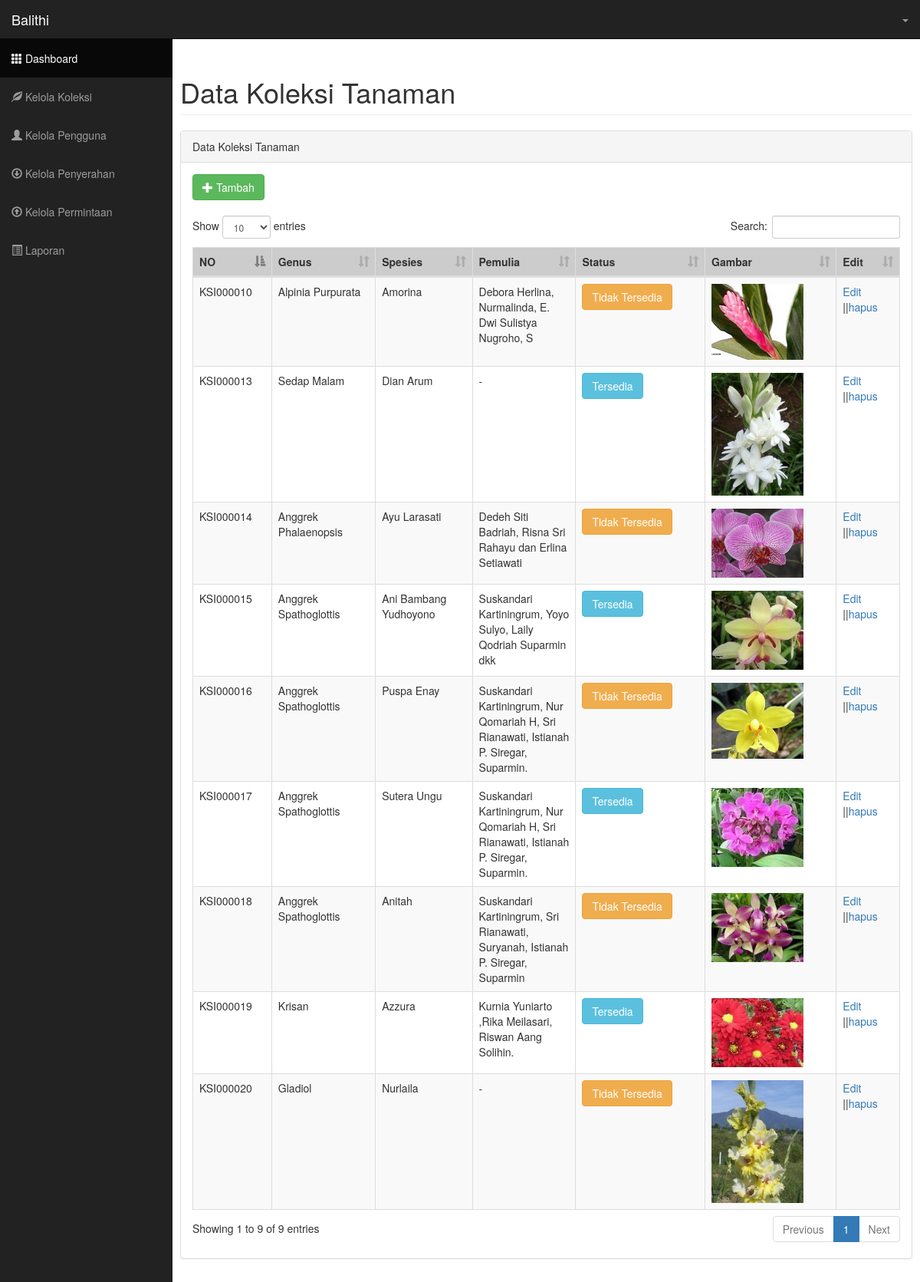
The page /index.php/kelola_koleksi on the database its author committed.
### tables this page shows
CREATE TABLE IF NOT EXISTS `koleksi` (
  `id_koleksi` varchar(60) NOT NULL,
  `genus` varchar(100) NOT NULL,
  `spesies` varchar(100) NOT NULL,
  `kolektor` varchar(100) NOT NULL,
  `status_materi` int(11) NOT NULL,
  `gambar` varchar(54) NOT NULL,
  PRIMARY KEY (`id_koleksi`)
);

### application/controllers/kelola_koleksi.php (called while the page is built, shortened)
<?php
class kelola_koleksi extends CI_Controller {
		function __construct()
		{
			$this->load->model('m_kelola_koleksi');
		}
		function index()
		{
				$data['kode'] = $this->m_kelola_koleksi->buat_kode();
				$data['koleksi'] = $this->m_kelola_koleksi->select();
				$this->load->view('template/header');
				$this->load->view('template/navbar');
				$this->load->view('admin/v_koleksi', $data);
				$this->load->view('footer');
		}
}

### index.php (called while the page is built, shortened)
<?php
require_once BASEPATH.'core/CodeIgniter.php';

### application/models/m_kelola_koleksi.php (called while the page is built, shortened)
<?php
class m_kelola_koleksi extends CI_Model{
	var $table = 'koleksi';
		function __construct()
		{
				$this->table = "koleksi";
		}
		function select ($where = null)
		{
					$query = $this->db->get($this->table);
					return $query->result_array();
		}
		function buat_kode()
	{
		$this->db->select('RIGHT(koleksi.id_koleksi,6) as kode', FALSE);
		$this->db->order_by('id_koleksi','DESC');
		$this->db->limit(1);
		$query = $this->db->get($this->table);
		if($query->num_rows() <> 0){
		$data = $query->row();
		$kode = intval($data->kode) + 1;
		}else{
		$kode = 1;
		}
		$kodemax = str_pad($kode, 6, "0", STR_PAD_LEFT);
		$kodejadi = "KSI".$kodemax;
		return $kodejadi;
	}
}

### application/views/admin/v_koleksi.php (the view, shortened to what this page needs)
<div id="page-wrapper">
            <div class="row">
                <div class="col-lg-12">
                    <h1 class="page-header">Data Koleksi Tanaman</h1>
                </div>
            </div>
            <div class="row">
                <div class="col-lg-12">
                    <div class="panel panel-default">
                        <div class="panel-heading">
                          Data Koleksi Tanaman
                        </div>
                        <div class="panel-body">
                            <table id="example1" width="100%" class="table table-striped table-bordered table-hover" >
                                <thead>
                                      <button class="btn btn-success" data-toggle='modal' data-target="#import"><i class="glyphicon glyphicon-plus"></i> Tambah</button>
                                    <br>
                                    <br>
        <tr>
            <th width="5%" align="center" class="style1" bgcolor="#CCCCCC">NO</th>
            <th width="10%" align="center" class="style1" bgcolor="#CCCCCC">Genus</th>
            <th width="10%" align="center" class="style1" bgcolor="#CCCCCC">Spesies</th>
            <th width="10%" align="center" class="style1" bgcolor="#CCCCCC">Pemulia</th>
            <th width="10%" align="center" class="style1" bgcolor="#CCCCCC">Status</th>
            <th width="10%" align="center" class="style1" bgcolor="#CCCCCC">Gambar</th>
            <th width="5%" align="center" class="style1" bgcolor="#CCCCCC">Edit</th>
        </tr>
        </thead>
        <tbody>
                 <?php
                                foreach ($koleksi as $key => $value) {
                                ?>
             <tr>
                <td><?php echo $value['id_koleksi'];?></td>
                <td><?php echo $value['genus'];?></td>
                <td><?php echo $value['spesies'];?></td>
                <td><?php echo $value['kolektor'];?></td>
                <td><?php
                if ($value['status_materi']==0) {?>
                  <form  action="<?php echo base_url()?>kelola_koleksi/ubah_status" method="post">
                      <button type="submit" class="btn btn-warning">Tidak Tersedia</button>
                  </form>
                <?php }
                else { ?>
                  <form  action="<?php echo base_url()?>kelola_koleksi/ubah_status" method="post">
                      <button type="submit" class="btn btn-info">Tersedia</button>
                  </form>
                <?php }
                ?>
                </td>
                <td><img src="<?php echo site_url ('assets/img/'.$value['gambar']) ?>" width="120px" /> </td>
                <td>
                <?php echo anchor('Kelola_koleksi/tampil_edit/'.$value['id_koleksi'],'Edit', 'data-toggle= modal data-target="#impor"'); ?>
                ||<?php echo anchor('Kelola_koleksi/hapus/'.$value['id_koleksi'],'hapus'); ?></td>
            </tr>
            <?php
                }
             ?>
               </tbody>
                            </table>
                        </div>
                    </div>
                </div>
            </div>
        </div>
    </div>
</body>
</html>

### application/views/template/header.php (shortened to what this page needs)
<!DOCTYPE html>
<html lang="en">
<head>
    <link href="<?php echo base_url();?>assets/admin/vendor/bootstrap/css/bootstrap.min.css" rel="stylesheet">
    <link href="<?php echo base_url();?>assets/css/sb-admin.css" rel="stylesheet">
    <link href="<?php echo base_url();?>assets/js/jquery-1.11.1.js" rel="stylesheet" type="text/css">
 <link rel="stylesheet" href="assets/admin/css/dataTables.bootstrap.css">
</head>
<body>
</body>
</html>

### application/views/template/navbar.php (shortened to what this page needs)
<div id="wrapper">
  <nav class="navbar navbar-inverse navbar-fixed-top" role="navigation">
    <div class="navbar-header">
      <a class="navbar-brand" href="index.html">Balithi</a>
    </div>
    <ul class="nav navbar-right top-nav">
      <li class="dropdown">
        <a href="#" class="dropdown-toggle" data-toggle="dropdown"><i class="fa fa-user"></i><?PHP echo ucfirst($this->session->userdata('nama'));?><b class="caret"></b></a>
      </li>
    </ul>
    <div class="collapse navbar-collapse navbar-ex1-collapse">
      <ul class="nav navbar-nav side-nav">
        <li class="active">
          <a href="<?php echo base_url().'hal_admin'?>"><i class="glyphicon glyphicon-th"></i> Dashboard</a>
        </li>
        <li>
          <a href="<?php echo base_url().'kelola_koleksi'?>"><i class="glyphicon glyphicon-leaf"></i> Kelola Koleksi</a>
        </li>
        <li>
          <a href="<?php echo base_url().'kelola_user'?>"><i class="glyphicon glyphicon-user"></i> Kelola Pengguna</a>
        </li>
        <li>
          <a href="<?php echo base_url().'penyerahan'?>"><i class="glyphicon glyphicon-download"></i> Kelola Penyerahan</a>
        </li>
        <li>
          <a href="<?php echo base_url().'permintaan'?>"><i class="glyphicon glyphicon-upload"></i> Kelola Permintaan</a>
        </li>
        <li>
          <a href="<?php echo base_url().'laporan'?>"><i class="glyphicon glyphicon-list-alt"></i> Laporan </a>
        </li>
      </ul>
    </div>
  </nav>

### application/views/footer.php (shortened to what this page needs)
</body>
</html>

### assets/css/sb-admin.css (style rules this page uses)
body { margin-top: 100px; background-color: #222; }
@media (min-width:768px) { body { margin-top: 50px; } }
#wrapper { padding-left: 0; }
#page-wrapper { width: 100%; padding: 0; background-color: #fff; }
@media (min-width:768px) { #wrapper { padding-left: 225px; } }
@media (min-width:768px) { #page-wrapper { padding: 10px; } }
.top-nav { padding: 0 15px; }
.top-nav>li { display: inline-block; float: left; }
.top-nav>li>a { padding-top: 15px; padding-bottom: 15px; line-height: 20px; color: #999; }
@media (min-width:768px) { .side-nav { position: fixed; top: 51px; left: 225px; width: 225px; margin-left: -225px; border: none; border-radius: 0; overflow-y: auto; background-color: #222; bottom: 0; overflow-x: hidden; padding-bottom: 40px; } }
@media (min-width:768px) { .side-nav>li>a { width: 225px; } }

### rows shown on the page
koleksi: id_koleksi "KSI000010", genus "Alpinia Purpurata", spesies "Amorina", kolektor "Debora Herlina, Nurmalinda, E. Dwi Sulistya Nugroho, S", gambar (picture), id_koleksi "Edit", id_koleksi "hapus"
koleksi: id_koleksi "KSI000013", genus "Sedap Malam", spesies "Dian Arum", kolektor "-", gambar (picture), id_koleksi "Edit", id_koleksi "hapus"
koleksi: id_koleksi "KSI000014", genus "Anggrek Phalaenopsis", spesies "Ayu Larasati", kolektor "Dedeh Siti Badriah, Risna Sri Rahayu dan Erlina Setiawati", gambar (picture), id_koleksi "Edit", id_koleksi "hapus"
koleksi: id_koleksi "KSI000015", genus "Anggrek Spathoglottis", spesies "Ani Bambang Yudhoyono", kolektor "Suskandari Kartiningrum, Yoyo Sulyo, Laily Qodriah Suparmin dkk", gambar (picture), id_koleksi "Edit", id_koleksi "hapus"
koleksi: id_koleksi "KSI000016", genus "Anggrek Spathoglottis", spesies "Puspa Enay", kolektor "Suskandari Kartiningrum, Nur Qomariah H, Sri Rianawati, Istianah P. Siregar, Suparmin.", gambar (picture), id_koleksi "Edit", id_koleksi "hapus"
koleksi: id_koleksi "KSI000017", genus "Anggrek Spathoglottis", spesies "Sutera Ungu", kolektor "Suskandari Kartiningrum, Nur Qomariah H, Sri Rianawati, Istianah P. Siregar, Suparmin.", gambar (picture), id_koleksi "Edit", id_koleksi "hapus"
koleksi: id_koleksi "KSI000018", genus "Anggrek Spathoglottis", spesies "Anitah", kolektor "Suskandari Kartiningrum, Sri Rianawati, Suryanah, Istianah P. Siregar, Suparmin", gambar (picture), id_koleksi "Edit", id_koleksi "hapus"
koleksi: id_koleksi "KSI000019", genus "Krisan", spesies "Azzura", kolektor "Kurnia Yuniarto ,Rika Meilasari, Riswan Aang Solihin.", gambar (picture), id_koleksi "Edit", id_koleksi "hapus"
koleksi: id_koleksi "KSI000020", genus "Gladiol", spesies "Nurlaila", kolektor "-", gambar (picture), id_koleksi "Edit", id_koleksi "hapus"
